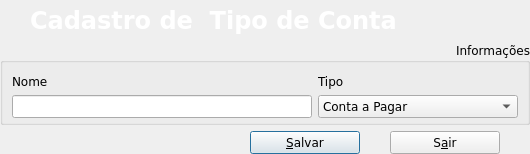
<?xml version="1.0" encoding="UTF-8"?>
<ui version="4.0">
 <class>AccountTypeRegister</class>
 <widget class="QDialog" name="AccountTypeRegister">
  <property name="windowModality">
   <enum>Qt::ApplicationModal</enum>
  </property>
  <property name="geometry">
   <rect>
    <x>0</x>
    <y>0</y>
    <width>530</width>
    <height>154</height>
   </rect>
  </property>
  <property name="maximumSize">
   <size>
    <width>800</width>
    <height>600</height>
   </size>
  </property>
  <property name="windowTitle">
   <string>Cadastrar Tipo de Conta</string>
  </property>
  <layout class="QGridLayout" name="gridLayout_2">
   <property name="margin">
    <number>0</number>
   </property>
   <property name="spacing">
    <number>0</number>
   </property>
   <item row="0" column="0">
    <widget class="QFrame" name="topmenu">
     <property name="minimumSize">
      <size>
       <width>0</width>
       <height>42</height>
      </size>
     </property>
     <property name="maximumSize">
      <size>
       <width>16777215</width>
       <height>42</height>
      </size>
     </property>
     <property name="styleSheet">
      <string notr="true">background-image: url(:/png/topright.jpg);</string>
     </property>
     <property name="frameShape">
      <enum>QFrame::NoFrame</enum>
     </property>
     <property name="frameShadow">
      <enum>QFrame::Plain</enum>
     </property>
     <widget class="QLabel" name="labelStatus">
      <property name="enabled">
       <bool>false</bool>
      </property>
      <property name="geometry">
       <rect>
        <x>30</x>
        <y>1</y>
        <width>491</width>
        <height>39</height>
       </rect>
      </property>
      <property name="palette">
       <palette>
        <active>
         <colorrole role="WindowText">
          <brush brushstyle="SolidPattern">
           <color alpha="255">
            <red>255</red>
            <green>255</green>
            <blue>255</blue>
           </color>
          </brush>
         </colorrole>
         <colorrole role="Button">
          <brush brushstyle="SolidPattern">
           <color alpha="255">
            <red>0</red>
            <green>0</green>
            <blue>0</blue>
           </color>
          </brush>
         </colorrole>
         <colorrole role="Text">
          <brush brushstyle="SolidPattern">
           <color alpha="255">
            <red>255</red>
            <green>255</green>
            <blue>255</blue>
           </color>
          </brush>
         </colorrole>
         <colorrole role="ButtonText">
          <brush brushstyle="SolidPattern">
           <color alpha="255">
            <red>255</red>
            <green>255</green>
            <blue>255</blue>
           </color>
          </brush>
         </colorrole>
         <colorrole role="Base">
          <brush brushstyle="SolidPattern">
           <color alpha="255">
            <red>0</red>
            <green>0</green>
            <blue>0</blue>
           </color>
          </brush>
         </colorrole>
         <colorrole role="Window">
          <brush brushstyle="SolidPattern">
           <color alpha="255">
            <red>0</red>
            <green>0</green>
            <blue>0</blue>
           </color>
          </brush>
         </colorrole>
        </active>
        <inactive>
         <colorrole role="WindowText">
          <brush brushstyle="SolidPattern">
           <color alpha="255">
            <red>255</red>
            <green>255</green>
            <blue>255</blue>
           </color>
          </brush>
         </colorrole>
         <colorrole role="Button">
          <brush brushstyle="SolidPattern">
           <color alpha="255">
            <red>0</red>
            <green>0</green>
            <blue>0</blue>
           </color>
          </brush>
         </colorrole>
         <colorrole role="Text">
          <brush brushstyle="SolidPattern">
           <color alpha="255">
            <red>255</red>
            <green>255</green>
            <blue>255</blue>
           </color>
          </brush>
         </colorrole>
         <colorrole role="ButtonText">
          <brush brushstyle="SolidPattern">
           <color alpha="255">
            <red>255</red>
            <green>255</green>
            <blue>255</blue>
           </color>
          </brush>
         </colorrole>
         <colorrole role="Base">
          <brush brushstyle="SolidPattern">
           <color alpha="255">
            <red>0</red>
            <green>0</green>
            <blue>0</blue>
           </color>
          </brush>
         </colorrole>
         <colorrole role="Window">
          <brush brushstyle="SolidPattern">
           <color alpha="255">
            <red>0</red>
            <green>0</green>
            <blue>0</blue>
           </color>
          </brush>
         </colorrole>
        </inactive>
        <disabled>
         <colorrole role="WindowText">
          <brush brushstyle="SolidPattern">
           <color alpha="255">
            <red>255</red>
            <green>255</green>
            <blue>255</blue>
           </color>
          </brush>
         </colorrole>
         <colorrole role="Button">
          <brush brushstyle="SolidPattern">
           <color alpha="255">
            <red>0</red>
            <green>0</green>
            <blue>0</blue>
           </color>
          </brush>
         </colorrole>
         <colorrole role="Text">
          <brush brushstyle="SolidPattern">
           <color alpha="255">
            <red>255</red>
            <green>255</green>
            <blue>255</blue>
           </color>
          </brush>
         </colorrole>
         <colorrole role="ButtonText">
          <brush brushstyle="SolidPattern">
           <color alpha="255">
            <red>255</red>
            <green>255</green>
            <blue>255</blue>
           </color>
          </brush>
         </colorrole>
         <colorrole role="Base">
          <brush brushstyle="SolidPattern">
           <color alpha="255">
            <red>0</red>
            <green>0</green>
            <blue>0</blue>
           </color>
          </brush>
         </colorrole>
         <colorrole role="Window">
          <brush brushstyle="SolidPattern">
           <color alpha="255">
            <red>0</red>
            <green>0</green>
            <blue>0</blue>
           </color>
          </brush>
         </colorrole>
        </disabled>
       </palette>
      </property>
      <property name="font">
       <font>
        <family>Verdana</family>
        <pointsize>18</pointsize>
        <weight>75</weight>
        <bold>true</bold>
       </font>
      </property>
      <property name="styleSheet">
       <string/>
      </property>
      <property name="frameShape">
       <enum>QFrame::NoFrame</enum>
      </property>
      <property name="frameShadow">
       <enum>QFrame::Plain</enum>
      </property>
      <property name="lineWidth">
       <number>1</number>
      </property>
      <property name="text">
       <string>Cadastro de  Tipo de Conta</string>
      </property>
      <property name="textFormat">
       <enum>Qt::AutoText</enum>
      </property>
      <property name="alignment">
       <set>Qt::AlignLeading|Qt::AlignLeft|Qt::AlignVCenter</set>
      </property>
      <property name="wordWrap">
       <bool>false</bool>
      </property>
      <property name="textInteractionFlags">
       <set>Qt::NoTextInteraction</set>
      </property>
     </widget>
    </widget>
   </item>
   <item row="3" column="0">
    <layout class="QHBoxLayout" name="horizontalLayout_2">
     <property name="leftMargin">
      <number>220</number>
     </property>
     <property name="topMargin">
      <number>6</number>
     </property>
     <item>
      <widget class="QPushButton" name="btnSave">
       <property name="minimumSize">
        <size>
         <width>110</width>
         <height>0</height>
        </size>
       </property>
       <property name="maximumSize">
        <size>
         <width>110</width>
         <height>16777215</height>
        </size>
       </property>
       <property name="font">
        <font>
         <family>Verdana</family>
        </font>
       </property>
       <property name="text">
        <string>&amp;Salvar</string>
       </property>
       <property name="icon">
        <iconset resource="../../../icons/resources.qrc">
         <normaloff>:/png/add-icon.png</normaloff>:/png/add-icon.png</iconset>
       </property>
       <property name="iconSize">
        <size>
         <width>24</width>
         <height>24</height>
        </size>
       </property>
      </widget>
     </item>
     <item>
      <widget class="QPushButton" name="btnExit">
       <property name="minimumSize">
        <size>
         <width>110</width>
         <height>0</height>
        </size>
       </property>
       <property name="maximumSize">
        <size>
         <width>110</width>
         <height>16777215</height>
        </size>
       </property>
       <property name="font">
        <font>
         <family>Verdana</family>
        </font>
       </property>
       <property name="text">
        <string>S&amp;air</string>
       </property>
       <property name="icon">
        <iconset resource="../../../icons/resources.qrc">
         <normaloff>:/png/shutdown-icon.png</normaloff>:/png/shutdown-icon.png</iconset>
       </property>
       <property name="iconSize">
        <size>
         <width>24</width>
         <height>24</height>
        </size>
       </property>
      </widget>
     </item>
    </layout>
   </item>
   <item row="1" column="0">
    <widget class="QGroupBox" name="groupBox">
     <property name="minimumSize">
      <size>
       <width>0</width>
       <height>60</height>
      </size>
     </property>
     <property name="maximumSize">
      <size>
       <width>16777215</width>
       <height>16777215</height>
      </size>
     </property>
     <property name="font">
      <font>
       <family>Verdana</family>
       <pointsize>9</pointsize>
      </font>
     </property>
     <property name="title">
      <string>Informações</string>
     </property>
     <property name="alignment">
      <set>Qt::AlignRight|Qt::AlignTop|Qt::AlignTrailing</set>
     </property>
     <layout class="QGridLayout" name="gridLayout">
      <property name="topMargin">
       <number>4</number>
      </property>
      <property name="bottomMargin">
       <number>4</number>
      </property>
      <item row="0" column="0">
       <layout class="QVBoxLayout" name="verticalLayout_2">
        <property name="spacing">
         <number>0</number>
        </property>
        <item>
         <widget class="QLabel" name="label">
          <property name="text">
           <string>Nome</string>
          </property>
          <property name="alignment">
           <set>Qt::AlignLeading|Qt::AlignLeft|Qt::AlignVCenter</set>
          </property>
         </widget>
        </item>
        <item>
         <widget class="QRadLineEditEnter" name="lineEditAccountType">
          <property name="maxLength">
           <number>80</number>
          </property>
         </widget>
        </item>
       </layout>
      </item>
      <item row="0" column="1">
       <layout class="QVBoxLayout" name="verticalLayout">
        <property name="spacing">
         <number>0</number>
        </property>
        <item>
         <widget class="QLabel" name="label_2">
          <property name="text">
           <string>Tipo</string>
          </property>
          <property name="alignment">
           <set>Qt::AlignLeading|Qt::AlignLeft|Qt::AlignVCenter</set>
          </property>
         </widget>
        </item>
        <item>
         <widget class="QComboBox" name="comboBoxType">
          <property name="minimumSize">
           <size>
            <width>200</width>
            <height>0</height>
           </size>
          </property>
          <item>
           <property name="text">
            <string>Conta a Pagar</string>
           </property>
          </item>
          <item>
           <property name="text">
            <string>Conta a Receber</string>
           </property>
          </item>
          <item>
           <property name="text">
            <string>Conta a Pagar/Receber</string>
           </property>
          </item>
         </widget>
        </item>
       </layout>
      </item>
     </layout>
    </widget>
   </item>
  </layout>
 </widget>
 <customwidgets>
  <customwidget>
   <class>QRadLineEditEnter</class>
   <extends>QLineEdit</extends>
   <header location="global">qradlineeditenter.h</header>
  </customwidget>
 </customwidgets>
 <tabstops>
  <tabstop>lineEditAccountType</tabstop>
  <tabstop>comboBoxType</tabstop>
  <tabstop>btnSave</tabstop>
  <tabstop>btnExit</tabstop>
 </tabstops>
 <resources>
  <include location="../../../icons/resources.qrc"/>
  <include location="../../../icons/resources.qrc"/>
  <include location="../../../icons/resources.qrc"/>
  <include location="../../../icons/resources.qrc"/>
  <include location="../../../icons/resources.qrc"/>
  <include location="../../../icons/resources.qrc"/>
  <include location="../../../icons/resources.qrc"/>
  <include location="../../../icons/resources.qrc"/>
  <include location="../../../icons/resources.qrc"/>
  <include location="../../../icons/resources.qrc"/>
  <include location="../../../icons/resources.qrc"/>
  <include location="../../../icons/resources.qrc"/>
  <include location="../../../icons/resources.qrc"/>
  <include location="../../../icons/resources.qrc"/>
  <include location="../../../icons/resources.qrc"/>
  <include location="../../../icons/resources.qrc"/>
  <include location="../../../icons/resources.qrc"/>
  <include location="../../../icons/resources.qrc"/>
 </resources>
 <connections/>
</ui>
